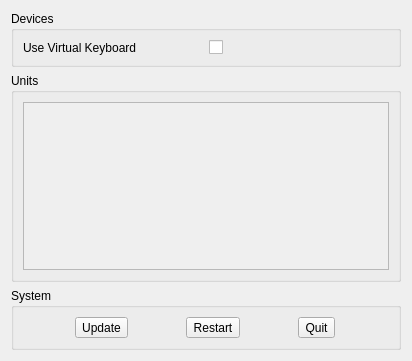
<?xml version="1.0" encoding="UTF-8"?>
<ui version="4.0">
 <class>fairwindsk::ui::settings::Main</class>
 <widget class="QWidget" name="Main">
  <property name="geometry">
   <rect>
    <x>0</x>
    <y>0</y>
    <width>412</width>
    <height>361</height>
   </rect>
  </property>
  <layout class="QGridLayout" name="gridLayout_Main">
   <item row="1" column="0">
    <widget class="QGroupBox" name="groupBox_Units">
     <property name="sizePolicy">
      <sizepolicy hsizetype="Preferred" vsizetype="Preferred">
       <horstretch>0</horstretch>
       <verstretch>0</verstretch>
      </sizepolicy>
     </property>
     <property name="title">
      <string>Units</string>
     </property>
     <layout class="QGridLayout" name="gridLayout_Units">
      <item row="0" column="0">
       <widget class="QScrollArea" name="scrollArea">
        <property name="widgetResizable">
         <bool>true</bool>
        </property>
        <widget class="QWidget" name="scrollAreaWidgetContents">
         <property name="geometry">
          <rect>
           <x>0</x>
           <y>0</y>
           <width>356</width>
           <height>151</height>
          </rect>
         </property>
         <layout class="QGridLayout" name="gridLayout_Measures"/>
        </widget>
       </widget>
      </item>
     </layout>
    </widget>
   </item>
   <item row="0" column="0">
    <widget class="QGroupBox" name="groupBox_Devices">
     <property name="sizePolicy">
      <sizepolicy hsizetype="Preferred" vsizetype="Preferred">
       <horstretch>0</horstretch>
       <verstretch>0</verstretch>
      </sizepolicy>
     </property>
     <property name="title">
      <string>Devices</string>
     </property>
     <layout class="QGridLayout" name="gridLayout_Devices">
      <item row="0" column="0">
       <widget class="QLabel" name="label_virtualkeyboard">
        <property name="text">
         <string>Use Virtual Keyboard</string>
        </property>
       </widget>
      </item>
      <item row="0" column="1">
       <widget class="QCheckBox" name="checkBox_virtualkeboard">
        <property name="text">
         <string/>
        </property>
       </widget>
      </item>
     </layout>
    </widget>
   </item>
   <item row="2" column="0">
    <widget class="QGroupBox" name="groupBox_System">
     <property name="sizePolicy">
      <sizepolicy hsizetype="Preferred" vsizetype="Preferred">
       <horstretch>0</horstretch>
       <verstretch>0</verstretch>
      </sizepolicy>
     </property>
     <property name="title">
      <string>System</string>
     </property>
     <layout class="QGridLayout" name="gridLayout_System">
      <item row="0" column="0">
       <widget class="QToolButton" name="toolButton_Update">
        <property name="text">
         <string>Update</string>
        </property>
       </widget>
      </item>
      <item row="0" column="1">
       <widget class="QToolButton" name="toolButton_Restart">
        <property name="text">
         <string>Restart</string>
        </property>
       </widget>
      </item>
      <item row="0" column="2">
       <widget class="QToolButton" name="toolButton_Quit">
        <property name="text">
         <string>Quit</string>
        </property>
       </widget>
      </item>
     </layout>
    </widget>
   </item>
  </layout>
 </widget>
 <resources/>
 <connections/>
</ui>
